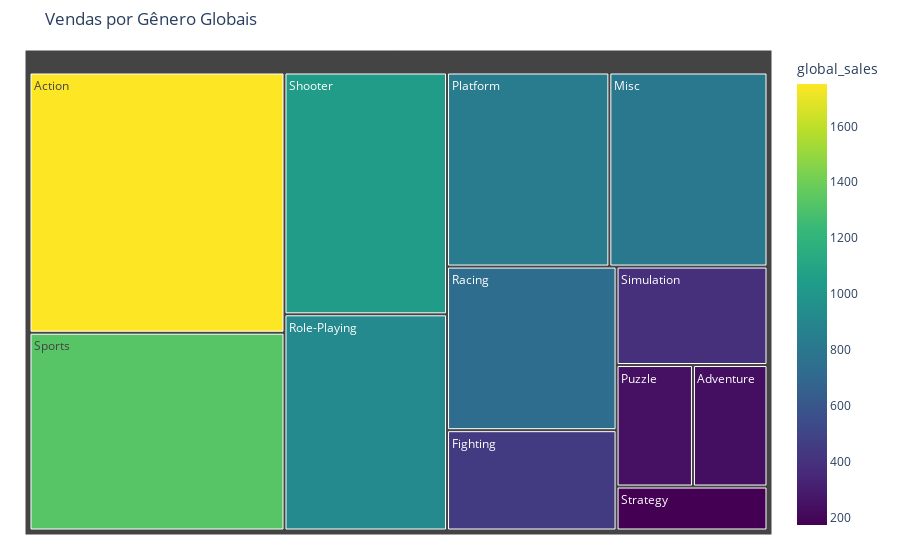

Notebook source saved alongside this figure:
### Code cell
genre_global = df.groupby('genre')['global_sales'].sum().reset_index()

fig = px.treemap(
    genre_global,
    path=['genre'],
    values='global_sales',
    color='global_sales',
    color_continuous_scale='viridis',
    title='Vendas por Gênero Globais'
)

fig.update_traces()
fig.update_layout(margin=dict(t=50, l=25, r=25, b=25))
fig.show()

### Figure 1 — Plotly figure (JSON) as saved in the notebook; plotly's stock layout.template omitted (floating-point values rounded to 4 significant figures)
{"data": [{"branchvalues": "total", "customdata": [[1751.0], [239.0], [448.9], [810.0], [831.4], [244.9], [732.0], [927.4], [1037.0], [392.2], [1331.0], [175.1]], "domain": {"x": [0, 1], "y": [0, 1]}, "hovertemplate": "labels=%{label}<br>global_sales_sum=%{value}<br>parent=%{parent}<br>id=%{id}<br>global_sales=%{color}<extra></extra>", "ids": ["Action", "Adventure", "Fighting", "Misc", "Platform", "Puzzle", "Racing", "Role-Playing", "Shooter", "Simulation", "Sports", "Strategy"], "labels": ["Action", "Adventure", "Fighting", "Misc", "Platform", "Puzzle", "Racing", "Role-Playing", "Shooter", "Simulation", "Sports", "Strategy"], "marker": {"coloraxis": "coloraxis", "colors": [1751.0, 239.0, 448.9, 810.0, 831.4, 244.9, 732.0, 927.4, 1037.0, 392.2, 1331.0, 175.1]}, "name": "", "parents": ["", "", "", "", "", "", "", "", "", "", "", ""], "type": "treemap", "values": [1751.0, 239.0, 448.9, 810.0, 831.4, 244.9, 732.0, 927.4, 1037.0, 392.2, 1331.0, 175.1]}], "layout": {"coloraxis": {"colorbar": {"title": {"text": "global_sales"}}, "colorscale": [[0, "#440154"], [0.1111, "#482878"], [0.2222, "#3e4989"], [0.3333, "#31688e"], [0.4444, "#26828e"], [0.5556, "#1f9e89"], [0.6667, "#35b779"], [0.7778, "#6ece58"], [0.8889, "#b5de2b"], [1, "#fde725"]]}, "legend": {"tracegroupgap": 0}, "margin": {"b": 25, "l": 25, "r": 25, "t": 50}, "title": {"text": "Vendas por Gênero Globais"}}}
